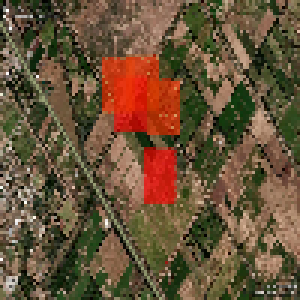
#> input picture validation/GT_DIR/t1_preview.png, 100 x 100 px (shown 3 times larger)
$ python firms_to_mask.py GT_DIR/t1_preview.png out.png
#> lines starting #> are read from the running program, lines starting #| are printed output that depends on the picture; after the words box and inside, x2 and y2 are one past the last pixel; in counts of white or black regions, pixels touching at a corner belong together
import argparse
import numpy as np
import matplotlib.pyplot as plt
from matplotlib import colors as mpl_colors


def load_image_rgba(path: str) -> np.ndarray:
#> called with path = 'GT_DIR/t1_preview.png'
    img = plt.imread(path)
#> img is the input picture: shape (100, 100, 4) float32; mean R, G, B, A 0.408, 0.323, 0.22, 1
    # img puede venir como uint8 0..255 o float 0..1 y con 3 o 4 canales
    if img.dtype == np.uint8:
        img = img.astype(np.float32) / 255.0
    if img.shape[-1] == 3:
        # agregar alpha=1
        h, w, _ = img.shape
        alpha = np.ones((h, w, 1), dtype=img.dtype)
        img = np.concatenate([img, alpha], axis=-1)
    return img.astype(np.float32)


def rgba_to_hsv(rgb: np.ndarray) -> np.ndarray:
    # rgb expected in 0..1, shape (..., 3)
    return mpl_colors.rgb_to_hsv(rgb)


def threshold_firms_hotspots(
    rgba: np.ndarray,
    mode: str = "redscore",
    top_percent: float = 2.0,
    min_redness: float = 0.25,
    min_saturation: float = 0.5,
    min_neighbors: int = 3,
    use_alpha: bool = False,
) -> np.ndarray:
    """
    Extrae hotspots FIRMS aproximando por color (rojo/naranja) y/o alpha elevado.
    Devuelve máscara booleana (True = hotspot/quemado).
    """
#> called with mode = 'redscore', top_percent = 2, min_redness = 0.25, min_saturation = 0.5, min_neighbors = 3, use_alpha = False
    rgb = rgba[..., :3]
    alpha = rgba[..., 3]
#> alpha: shape (100, 100) float32; every value is 1
    hsv = rgba_to_hsv(rgb)
#> in rgba_to_hsv, `return mpl_colors.rgb_to_hsv(rgb)`:
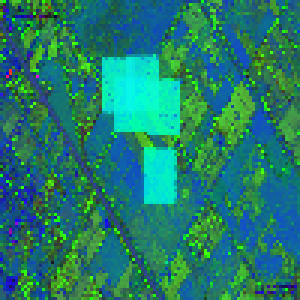
#> returned value: shape (100, 100, 3) float32 (shown 3 times larger); mean of channels 0, 1, 2 0.129, 0.488, 0.422; drawn as R, G, B
    s = hsv[..., 1]
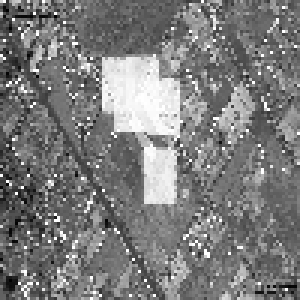
#> s: shape (100, 100) float32 (shown 3 times larger); min 0, max 1, mean 0.488

    if mode == "hsv":
        h = hsv[..., 0]
        v = hsv[..., 2]
        is_red1 = (h <= 0.06)  # ~0-22°
        is_red2 = (h >= 0.92)  # ~330-360°
        is_orange = (h >= 0.06) & (h <= 0.15)  # ~22-54°
        high_sat = s >= max(0.35, min_saturation)
        bright = v >= 0.25
        color_mask = (is_red1 | is_red2 | is_orange) & high_sat & bright
    else:
        # "redscore": seleccionar solo el percentil superior de rojez
        r = rgb[..., 0]
        g = rgb[..., 1]
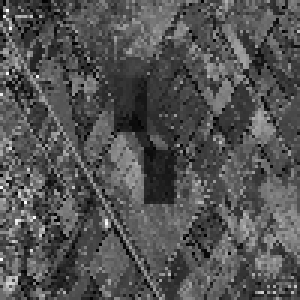
#> g: shape (100, 100) float32 (shown 3 times larger); min 0, max 1, mean 0.323
        b = rgb[..., 2]
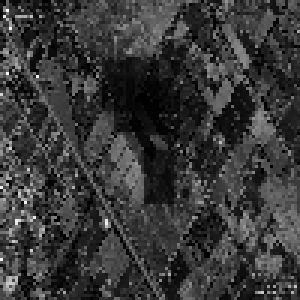
#> b: shape (100, 100) float32 (shown 3 times larger); min 0, max 0.992, mean 0.22
        redness = r - np.maximum(g, b)  # en [−1,1], pero útil ~[0,1]
        # evitar tonos desaturados
        redness[s < min_saturation] = -1.0
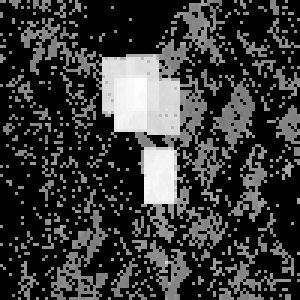
#> redness: shape (100, 100) float32 (shown 3 times larger); min -1, max 0.769, mean -0.609; drawn with min black and max white
        thr = np.quantile(redness, max(0.0, 1.0 - top_percent / 100.0))
#> thr = 0.686
        thr = max(thr, min_redness)
        color_mask = redness >= thr
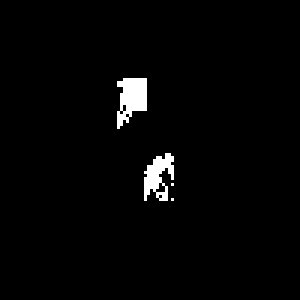
#> color_mask: shape (100, 100) bool (shown 3 times larger); 2.1% white; 4 white regions (2 under 20 px), largest, box (x1, y1, x2, y2) and area: (39, 26, 49, 43) 114, (48, 51, 58, 67) 93

    # Si la captura preserva alpha del overlay y se habilita, usarlo para reforzar
    if use_alpha:
        alpha_mask = alpha >= 0.25
        mask = color_mask | alpha_mask
    else:
        mask = color_mask

    # Pequeña limpieza: quita ruido de píxeles aislados con un conteo 3x3
    m = mask.astype(np.uint8)
    # Convolución manual simple (sin scipy):
    padded = np.pad(m, 1, mode='constant', constant_values=0)
#> padded: shape (102, 102); values 0 (black) and 1 (white), 2% white; 4 white regions (2 under 20 px), largest, box (x1, y1, x2, y2) and area: (40, 27, 50, 44) 114, (49, 52, 59, 68) 93
    acc = (
        padded[0:-2, 0:-2] + padded[0:-2, 1:-1] + padded[0:-2, 2:] +
        padded[1:-1, 0:-2] + padded[1:-1, 1:-1] + padded[1:-1, 2:] +
        padded[2:  , 0:-2] + padded[2:  , 1:-1] + padded[2:  , 2:]
    )
    # Mantener píxeles con >= min_neighbors vecinos en 3x3 (reduce manchas sueltas)
    cleaned = (acc >= int(min_neighbors))
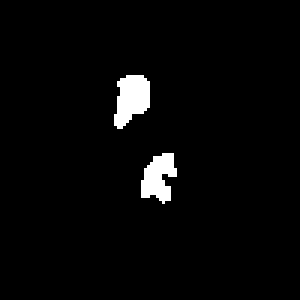
#> cleaned: shape (100, 100) bool (shown 3 times larger); 2.8% white; 2 white regions, box (x1, y1, x2, y2) and area: (38, 25, 50, 43) 153, (47, 51, 59, 68) 131
    return cleaned


def resize_mask(mask: np.ndarray, width: int | None, height: int | None) -> np.ndarray:
    if width is None or height is None:
        return mask
    # nearest neighbor manual
    in_h, in_w = mask.shape
    yy = (np.floor(np.linspace(0, in_h - 1, height)).astype(int))
    xx = (np.floor(np.linspace(0, in_w - 1, width)).astype(int))
    return mask[np.ix_(yy, xx)]


def save_mask_png(mask: np.ndarray, out_path: str) -> None:
#> called with out_path = 'out.png'
    plt.imsave(out_path, mask.astype(np.uint8), cmap='gray', vmin=0, vmax=1)


def save_preview_overlay(rgba: np.ndarray, mask: np.ndarray, out_path: str) -> None:
    base = rgba[..., :3]
    overlay = np.copy(base)
    # Pintar máscara en rojo semitransparente
    red = np.array([1.0, 0.0, 0.0], dtype=np.float32)
    alpha = 0.35
    overlay[mask] = (1 - alpha) * overlay[mask] + alpha * red
    plt.imsave(out_path, np.clip(overlay, 0, 1))


def main():
    p = argparse.ArgumentParser(description="Convierte captura FIRMS (hotspots) en máscara binaria para validation.py")
    p.add_argument("input_image", help="Ruta a la imagen FIRMS (JPG/PNG)")
    p.add_argument("output_mask", help="Ruta de salida para la máscara (PNG binario)")
    p.add_argument("--width", type=int, default=None, help="Ancho destino (p. ej. 100, igual a grilla)")
    p.add_argument("--height", type=int, default=None, help="Alto destino (p. ej. 100, igual a grilla)")
    p.add_argument("--preview", default=None, help="PNG de vista previa con la máscara sobre la imagen")
    p.add_argument("--mode", choices=["redscore", "hsv"], default="redscore", help="Estrategia de detección (redscore recomendado)")
    p.add_argument("--top_percent", type=float, default=2.0, help="Top % más rojos a conservar (redscore)")
    p.add_argument("--min_redness", type=float, default=0.25, help="Rojez mínima absoluta 0-1 (redscore)")
    p.add_argument("--min_saturation", type=float, default=0.5, help="Saturación mínima 0-1")
    p.add_argument("--min_neighbors", type=int, default=3, help="Vecinos 3x3 mínimos para conservar un píxel")
    p.add_argument("--use_alpha", action="store_true", help="Usar canal alpha del overlay si existe")
    args = p.parse_args()

    rgba = load_image_rgba(args.input_image)
    mask = threshold_firms_hotspots(
        rgba,
        mode=args.mode,
        top_percent=args.top_percent,
        min_redness=args.min_redness,
        min_saturation=args.min_saturation,
        min_neighbors=args.min_neighbors,
        use_alpha=args.use_alpha,
    )
    mask = resize_mask(mask, args.width, args.height)
    save_mask_png(mask, args.output_mask)
    # Reporte de cobertura para ajuste rápido
    h, w = mask.shape
#> h = 100; w = 100
    coverage = float(mask.mean()) * 100.0
#> coverage = 2.84
    print(f"[firms_to_mask] size={w}x{h} coverage={coverage:.3f}%")
#| [firms_to_mask] size=100x100 coverage=2.840%
    if args.preview:
        # Si se redimensionó, también crear overlay del tamaño final
        if args.width is not None and args.height is not None:
            # redimensionar base con bilinear simple (usamos matplotlib image resample via imshow-grid? implement NN para simplicidad)
            in_h, in_w = rgba.shape[:2]
            yy = (np.floor(np.linspace(0, in_h - 1, args.height)).astype(int))
            xx = (np.floor(np.linspace(0, in_w - 1, args.width)).astype(int))
            base_resized = rgba[np.ix_(yy, xx, np.arange(4))]
            save_preview_overlay(base_resized, mask, args.preview)
        else:
            save_preview_overlay(rgba, mask, args.preview)


if __name__ == "__main__":
    main()


# python firms_to_mask.py "C:\ruta\a\firms.jpg" "C:\ruta\GT_DIR\t1_mask.png" --width 100 --height 100 --preview "C:\ruta\GT_DIR\t1_preview.png"
